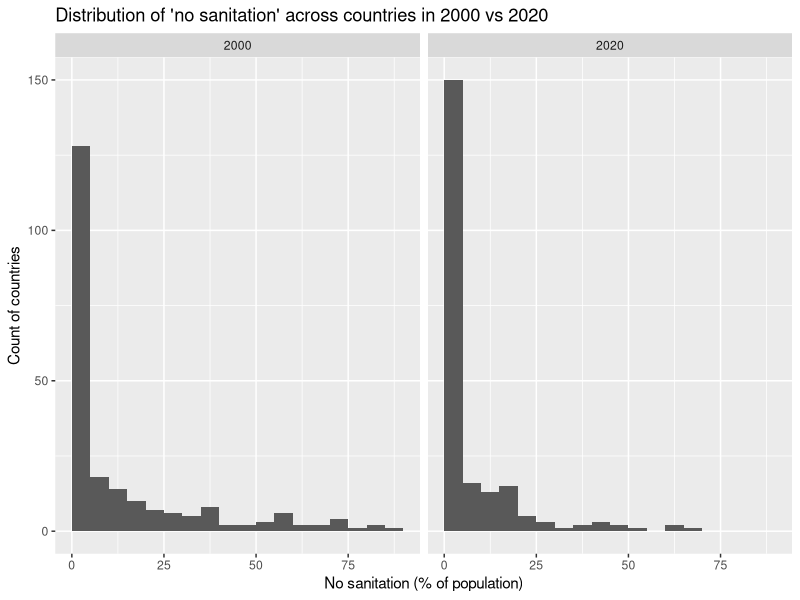
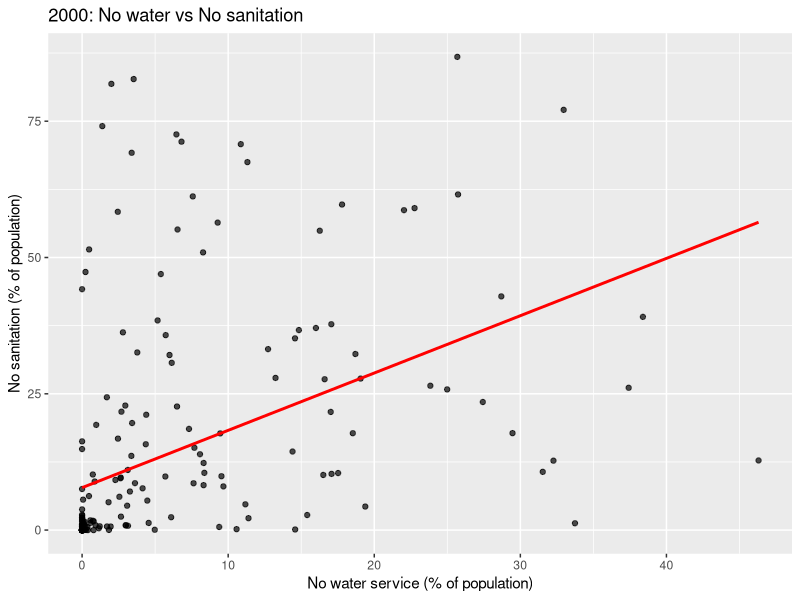
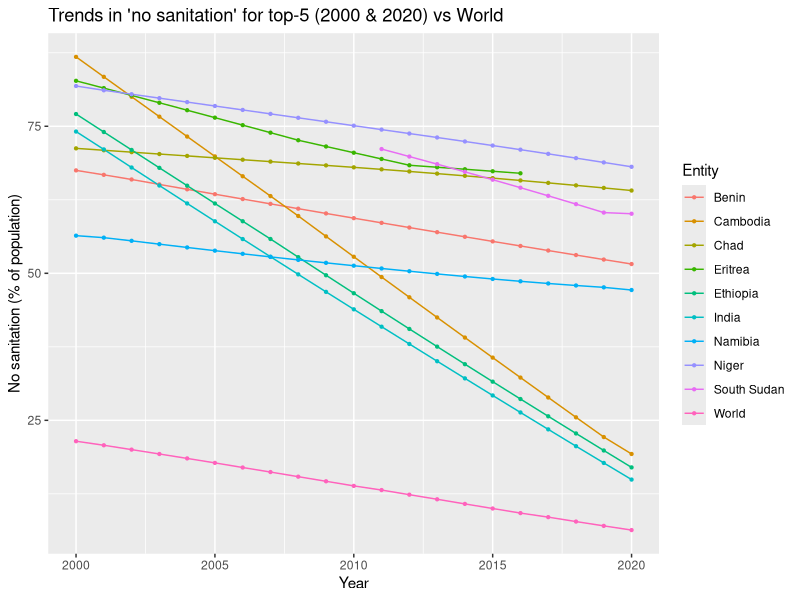

Reproduce these figures in R, in order.
## ---- chunk 1
library(tidyverse)
wat_san <- read_csv("data/water-and-sanitation.csv")
## ---- chunk 2
nrow(wat_san)
## ---- chunk 3
wat_san %>% 
  filter(Entity != "World", Year %in% c(2000, 2020)) %>% 
  ggplot(aes(x = sanitation_none)) +
  geom_histogram(binwidth = 5, boundary = 0, closed = "left") +
  facet_wrap(~ Year) +
  labs(x = "No sanitation (% of population)", y = "Count of countries",
       title = "Distribution of 'no sanitation' across countries in 2000 vs 2020")
## ---- chunk 4
wat_san %>% 
  filter(Year == 2000, Entity != "World") %>% 
  arrange(desc(sanitation_none)) %>% 
  select(Entity, sanitation_none, water_none) %>% 
  slice_head(n = 10)
## ---- chunk 5
wat_san %>% 
  filter(Year == 2000, Entity != "World") %>% 
  ggplot(aes(x = water_none, y = sanitation_none)) +
  geom_point(alpha = 0.7) +
  geom_smooth(method = "lm", se = FALSE, color = "red") +
  labs(x = "No water service (% of population)", 
       y = "No sanitation (% of population)",
       title = "2000: No water vs No sanitation")
## ---- chunk 6
wat_san %>% 
  filter(Year == 2020, Entity != "World") %>% 
  arrange(desc(sanitation_none)) %>% 
  select(Entity, sanitation_none, water_none) %>% 
  slice_head(n = 10)
## ---- chunk 7
# top-5 per year based on sanitation_none
top5_2000 <- wat_san %>% 
  filter(Year == 2000, Entity != "World") %>% 
  slice_max(sanitation_none, n = 5, with_ties = TRUE)

top5_2020 <- wat_san %>% 
  filter(Year == 2020, Entity != "World") %>% 
  slice_max(sanitation_none, n = 5, with_ties = TRUE)

bind_rows(top5_2000, top5_2020) %>% 
  group_by(Year) %>% 
  summarize(
    water_none_min    = min(water_none, na.rm = TRUE),
    water_none_mean   = mean(water_none, na.rm = TRUE),
    water_none_median = median(water_none, na.rm = TRUE),
    water_none_stdev  = sd(water_none, na.rm = TRUE),
    water_none_iqr    = IQR(water_none, na.rm = TRUE),
    water_none_max    = max(water_none, na.rm = TRUE),
    
    sanitation_none_min    = min(sanitation_none, na.rm = TRUE),
    sanitation_none_mean   = mean(sanitation_none, na.rm = TRUE),
    sanitation_none_median = median(sanitation_none, na.rm = TRUE),
    sanitation_none_stdev  = sd(sanitation_none, na.rm = TRUE),
    sanitation_none_iqr    = IQR(sanitation_none, na.rm = TRUE),
    sanitation_none_max    = max(sanitation_none, na.rm = TRUE)
  )  
## ---- chunk 8
# compute set of countries to plot
countries <- bind_rows(top5_2000, top5_2020) %>% 
  pull(Entity) %>% 
  unique()

wat_san %>% 
  filter(Entity %in% c("World", countries)) %>% 
  ggplot(aes(x = Year, y = sanitation_none, color = Entity)) +
  geom_line() +
  geom_point(size = 0.8) +
  labs(y = "No sanitation (% of population)",
       title = "Trends in 'no sanitation' for top-5 (2000 & 2020) vs World")
